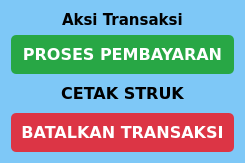
                    <widget class="QFrame" name="transaction_action_frame">
                     <property name="sizePolicy">
                      <sizepolicy hsizetype="Preferred" vsizetype="Expanding">
                       <horstretch>0</horstretch>
                       <verstretch>0</verstretch>
                      </sizepolicy>
                     </property>
                     <property name="styleSheet">
                      <string notr="true">QFrame {
    background-color: #7ec8f7; 
    border-radius: 5px; 
}</string>
                     </property>
                     <property name="frameShape">
                      <enum>QFrame::Shape::StyledPanel</enum>
                     </property>
                     <property name="frameShadow">
                      <enum>QFrame::Shadow::Raised</enum>
                     </property>
                     <layout class="QVBoxLayout" name="verticalLayout_8">
                      <item alignment="Qt::AlignmentFlag::AlignHCenter">
                       <widget class="QLabel" name="transaction_action_label">
                        <property name="sizePolicy">
                         <sizepolicy hsizetype="Preferred" vsizetype="Fixed">
                          <horstretch>0</horstretch>
                          <verstretch>0</verstretch>
                         </sizepolicy>
                        </property>
                        <property name="font">
                         <font>
                          <family>Verdana</family>
                          <pointsize>11</pointsize>
                          <bold>true</bold>
                         </font>
                        </property>
                        <property name="text">
                         <string>Aksi Transaksi</string>
                        </property>
                       </widget>
                      </item>
                      <item>
                       <widget class="QPushButton" name="payment_proses_button">
                        <property name="sizePolicy">
                         <sizepolicy hsizetype="Minimum" vsizetype="Expanding">
                          <horstretch>0</horstretch>
                          <verstretch>0</verstretch>
                         </sizepolicy>
                        </property>
                        <property name="font">
                         <font>
                          <family>Verdana</family>
                          <pointsize>12</pointsize>
                          <bold>true</bold>
                         </font>
                        </property>
                        <property name="cursor">
                         <cursorShape>PointingHandCursor</cursorShape>
                        </property>
                        <property name="styleSheet">
                         <string notr="true">QPushButton {
    background-color: #28a745;
    color: white;
    border-radius: 5px;
    padding: 10px;
    font-weight: bold;
}
QPushButton:hover {
    background-color: #218838;
}</string>
                        </property>
                        <property name="text">
                         <string>PROSES PEMBAYARAN</string>
                        </property>
                        <property name="icon">
                         <iconset>
                          <normaloff>C:/Users/bianv/.designer/backup/resource/circle-check-solid.png</normaloff>C:/Users/bianv/.designer/backup/resource/circle-check-solid.png</iconset>
                        </property>
                        <property name="iconSize">
                         <size>
                          <width>32</width>
                          <height>32</height>
                         </size>
                        </property>
                        <property name="flat">
                         <bool>true</bool>
                        </property>
                       </widget>
                      </item>
                      <item>
                       <widget class="QPushButton" name="print_receipt_button">
                        <property name="sizePolicy">
                         <sizepolicy hsizetype="Minimum" vsizetype="Expanding">
                          <horstretch>0</horstretch>
                          <verstretch>0</verstretch>
                         </sizepolicy>
                        </property>
                        <property name="font">
                         <font>
                          <family>Verdana</family>
                          <pointsize>12</pointsize>
                          <bold>true</bold>
                         </font>
                        </property>
                        <property name="cursor">
                         <cursorShape>PointingHandCursor</cursorShape>
                        </property>
                        <property name="styleSheet">
                         <string notr="true">/* Efek saat tombol disorot mouse (Hover) */
QPushButton:hover {
    background-color: #334155; /* Berubah jadi biru sedikit lebih terang saat disorot */
    border-left: 4px solid #3B82F6; /* Muncul garis biru neon di pinggir kiri */
}
QPushButton {
    text-align: center;
	background-color:  #086288;
}</string>
                        </property>
                        <property name="text">
                         <string>CETAK STRUK</string>
                        </property>
                        <property name="icon">
                         <iconset>
                          <normaloff>C:/Users/bianv/.designer/backup/resource/receipt-solid.png</normaloff>C:/Users/bianv/.designer/backup/resource/receipt-solid.png</iconset>
                        </property>
                        <property name="iconSize">
                         <size>
                          <width>32</width>
                          <height>32</height>
                         </size>
                        </property>
                        <property name="flat">
                         <bool>true</bool>
                        </property>
                       </widget>
                      </item>
                      <item>
                       <widget class="QPushButton" name="cancel_transaction_button">
                        <property name="sizePolicy">
                         <sizepolicy hsizetype="Minimum" vsizetype="Expanding">
                          <horstretch>0</horstretch>
                          <verstretch>0</verstretch>
                         </sizepolicy>
                        </property>
                        <property name="font">
                         <font>
                          <family>Verdana</family>
                          <pointsize>12</pointsize>
                          <bold>true</bold>
                         </font>
                        </property>
                        <property name="cursor">
                         <cursorShape>PointingHandCursor</cursorShape>
                        </property>
                        <property name="styleSheet">
                         <string notr="true">QPushButton {
    background-color: #dc3545;
    color: white;
    border-radius: 5px;
    padding: 10px;
    font-weight: bold;
}
QPushButton:hover {
    background-color: #c82333;
}</string>
                        </property>
                        <property name="text">
                         <string>BATALKAN TRANSAKSI</string>
                        </property>
                        <property name="icon">
                         <iconset>
                          <normaloff>C:/Users/bianv/.designer/backup/resource/trash-can-solid.png</normaloff>C:/Users/bianv/.designer/backup/resource/trash-can-solid.png</iconset>
                        </property>
                        <property name="iconSize">
                         <size>
                          <width>32</width>
                          <height>32</height>
                         </size>
                        </property>
                        <property name="flat">
                         <bool>true</bool>
                        </property>
                       </widget>
                      </item>
                     </layout>
                    </widget>
